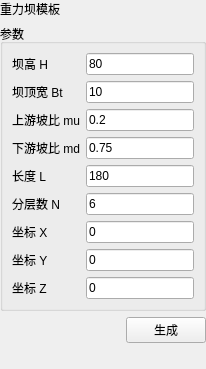
<?xml version="1.0" encoding="UTF-8"?>
<ui version="4.0">
 <class>GravityDamDialog</class>
 <widget class="QWidget" name="GravityDamDialog">
  <layout class="QVBoxLayout" name="mainLayout">
   <property name="leftMargin"><number>0</number></property><property name="topMargin"><number>0</number></property><property name="rightMargin"><number>0</number></property><property name="bottomMargin"><number>0</number></property><property name="spacing"><number>6</number></property>
   <item><widget class="QLabel" name="pageHeaderLabel"><property name="text"><string>重力坝模板</string></property></widget></item>
   <item><widget class="QGroupBox" name="parameterGroup"><property name="title"><string>参数</string></property><layout class="QFormLayout" name="parameterForm"><property name="leftMargin"><number>9</number></property><property name="topMargin"><number>9</number></property><property name="rightMargin"><number>9</number></property><property name="bottomMargin"><number>9</number></property><item row="0" column="0"><widget class="QLabel" name="heightEditLabel"><property name="text"><string>坝高 H</string></property></widget></item><item row="0" column="1"><widget class="QLineEdit" name="heightEdit"><property name="minimumHeight"><number>30</number></property><property name="text"><string>80</string></property></widget></item><item row="1" column="0"><widget class="QLabel" name="crestWidthEditLabel"><property name="text"><string>坝顶宽 Bt</string></property></widget></item><item row="1" column="1"><widget class="QLineEdit" name="crestWidthEdit"><property name="minimumHeight"><number>30</number></property><property name="text"><string>10</string></property></widget></item><item row="2" column="0"><widget class="QLabel" name="upstreamSlopeEditLabel"><property name="text"><string>上游坡比 mu</string></property></widget></item><item row="2" column="1"><widget class="QLineEdit" name="upstreamSlopeEdit"><property name="minimumHeight"><number>30</number></property><property name="text"><string>0.2</string></property></widget></item><item row="3" column="0"><widget class="QLabel" name="downstreamSlopeEditLabel"><property name="text"><string>下游坡比 md</string></property></widget></item><item row="3" column="1"><widget class="QLineEdit" name="downstreamSlopeEdit"><property name="minimumHeight"><number>30</number></property><property name="text"><string>0.75</string></property></widget></item><item row="4" column="0"><widget class="QLabel" name="lengthEditLabel"><property name="text"><string>长度 L</string></property></widget></item><item row="4" column="1"><widget class="QLineEdit" name="lengthEdit"><property name="minimumHeight"><number>30</number></property><property name="text"><string>180</string></property></widget></item><item row="5" column="0"><widget class="QLabel" name="layerCountEditLabel"><property name="text"><string>分层数 N</string></property></widget></item><item row="5" column="1"><widget class="QLineEdit" name="layerCountEdit"><property name="minimumHeight"><number>30</number></property><property name="text"><string>6</string></property></widget></item><item row="6" column="0"><widget class="QLabel" name="xEditLabel"><property name="text"><string>坐标 X</string></property></widget></item><item row="6" column="1"><widget class="QLineEdit" name="xEdit"><property name="minimumHeight"><number>30</number></property><property name="text"><string>0</string></property></widget></item><item row="7" column="0"><widget class="QLabel" name="yEditLabel"><property name="text"><string>坐标 Y</string></property></widget></item><item row="7" column="1"><widget class="QLineEdit" name="yEdit"><property name="minimumHeight"><number>30</number></property><property name="text"><string>0</string></property></widget></item><item row="8" column="0"><widget class="QLabel" name="zEditLabel"><property name="text"><string>坐标 Z</string></property></widget></item><item row="8" column="1"><widget class="QLineEdit" name="zEdit"><property name="minimumHeight"><number>30</number></property><property name="text"><string>0</string></property></widget></item></layout></widget></item>
   <item><layout class="QHBoxLayout" name="buttonLayout"><item><spacer name="buttonSpacer"><property name="orientation"><enum>Qt::Horizontal</enum></property><property name="sizeHint" stdset="0"><size><width>40</width><height>20</height></size></property></spacer></item><item><widget class="QPushButton" name="generateButton"><property name="minimumHeight"><number>34</number></property><property name="text"><string>生成</string></property></widget></item></layout></item>
   <item><widget class="QLabel" name="diagramLabel"><property name="minimumHeight"><number>180</number></property><property name="alignment"><set>Qt::AlignCenter</set></property><property name="text"><string></string></property><property name="scaledContents"><bool>false</bool></property><property name="wordWrap"><bool>true</bool></property><property name="sizePolicy"><sizepolicy hsizetype="Ignored" vsizetype="Ignored"><horstretch>0</horstretch><verstretch>0</verstretch></sizepolicy></property></widget></item>
   <item><spacer name="verticalSpacer"><property name="orientation"><enum>Qt::Vertical</enum></property><property name="sizeHint" stdset="0"><size><width>20</width><height>20</height></size></property></spacer></item>
  </layout>
 </widget><resources/><connections/></ui>
